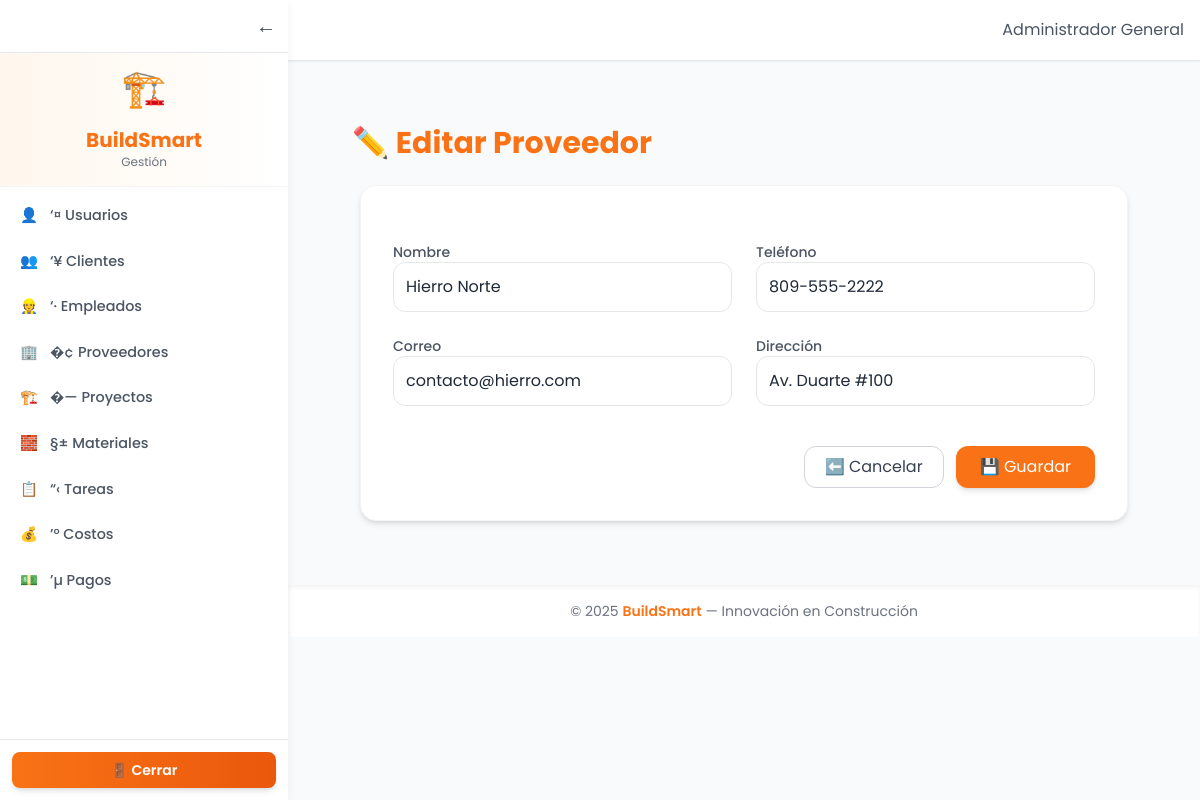
The app's page /public/index.php?page=proveedores/form&id=2 (signed in) with its own data.
### tables this page shows
CREATE TABLE proveedores (
  id INT AUTO_INCREMENT PRIMARY KEY,
  nombre VARCHAR(150) NOT NULL,
  telefono VARCHAR(50),
  correo VARCHAR(120),
  direccion VARCHAR(255)
);

### app/controllers/ProveedorController.php (called while the page is built, shortened)
<?php
require_once __DIR__ . '/../models/ProveedorModel.php';
require_once __DIR__ . '/../../core/helpers.php';
function formularioProveedor() {
    global $pdo;
    $id = $_GET['id'] ?? null;
    $proveedor = $id ? obtenerProveedorPorId($pdo, $id) : null;
      include __DIR__ . '/../views/proveedores/form.php';
}

### app/models/ProveedorModel.php (called while the page is built, shortened)
<?php
function obtenerProveedorPorId($pdo, $id) {
    $stmt = $pdo->prepare("SELECT * FROM proveedores WHERE id = :id");
    $stmt->execute([':id' => $id]);
    return $stmt->fetch();
}

### app/views/proveedores/form.php (the view, shortened to what this page needs)
<?php include __DIR__ . '/../layouts/header.php'; ?>
<div class="p-8">
  <h1 class="text-3xl font-bold text-orange-500 mb-6">
    <?= isset($proveedor) ? '✏️ Editar Proveedor' : '➕ Registrar Proveedor' ?>
  </h1>
  <form action="index.php?page=proveedores/guardar" method="POST"
        class="bg-white shadow-md rounded-2xl p-8 space-y-6 border border-gray-100 max-w-3xl mx-auto">
    <div class="grid grid-cols-2 gap-6">
      <div>
        <label class="block text-sm font-medium text-gray-600">Nombre</label>
        <input type="text" name="nombre" value="<?= htmlspecialchars($proveedor['nombre'] ?? '') ?>"
               required class="w-full p-3 border rounded-xl focus:ring-2 focus:ring-orange-400 outline-none">
      </div>
      <div>
        <label class="block text-sm font-medium text-gray-600">Teléfono</label>
        <input type="text" name="telefono" value="<?= htmlspecialchars($proveedor['telefono'] ?? '') ?>"
               class="w-full p-3 border rounded-xl focus:ring-2 focus:ring-orange-400 outline-none">
      </div>
      <div>
        <label class="block text-sm font-medium text-gray-600">Correo</label>
        <input type="email" name="correo" value="<?= htmlspecialchars($proveedor['correo'] ?? '') ?>"
               class="w-full p-3 border rounded-xl focus:ring-2 focus:ring-orange-400 outline-none">
      </div>
      <div>
        <label class="block text-sm font-medium text-gray-600">Dirección</label>
        <input type="text" name="direccion" value="<?= htmlspecialchars($proveedor['direccion'] ?? '') ?>"
               class="w-full p-3 border rounded-xl focus:ring-2 focus:ring-orange-400 outline-none">
      </div>
    </div>
    <div class="flex justify-end gap-3 pt-4">
      <a href="index.php?page=proveedores"
         class="px-5 py-2 rounded-xl border border-gray-300 text-gray-700 hover:bg-gray-100 transition">⬅️ Cancelar</a>
      <button type="submit"
              class="bg-orange-500 hover:bg-orange-600 text-white px-6 py-2 rounded-xl shadow-md transition">
        💾 Guardar
      </button>
    </div>
  </form>
</div>
<?php include __DIR__ . '/../layouts/footer.php'; ?>

### app/views/layouts/header.php (style rules this page uses)
body { font-family: 'Poppins', sans-serif; background-color: #f9fafb; color: #1f2937; transition: all .3s ease; }

### records on screen
proveedores: nombre "Hierro Norte", telefono "809-555-2222", correo "contacto@hierro.com", direccion "Av. Duarte #100"

### other values on screen
explode(" ", $label)[0] "👤"
substr($label, 2) "‘¤ Usuarios"
explode(" ", $label)[0] "👥"
substr($label, 2) "‘¥ Clientes"
explode(" ", $label)[0] "👷"
substr($label, 2) "‘· Empleados"
explode(" ", $label)[0] "🏢"
substr($label, 2) "�¢ Proveedores"
explode(" ", $label)[0] "🏗️"
substr($label, 2) "�—️ Proyectos"
explode(" ", $label)[0] "🧱"
substr($label, 2) "§± Materiales"
explode(" ", $label)[0] "📋"
substr($label, 2) "“‹ Tareas"
explode(" ", $label)[0] "💰"
